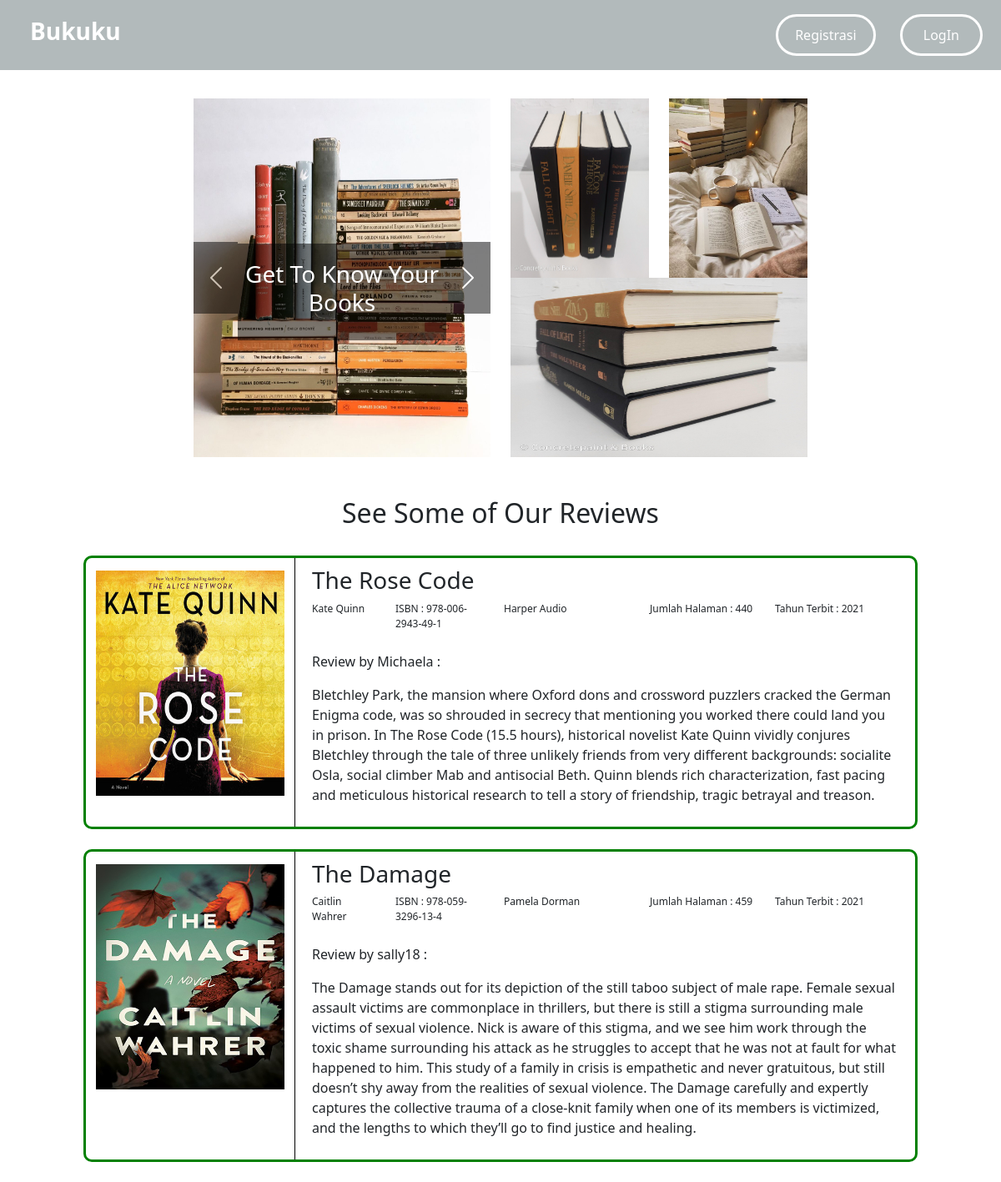
The page /Home1.php on the database its author committed.
### tables this page shows
CREATE TABLE `data_review` (
  `id` int(11) NOT NULL,
  `judulBuku` varchar(100) NOT NULL,
  `namaPengarang` varchar(100) NOT NULL,
  `ISBN` varchar(20) NOT NULL,
  `namaPenerbit` varchar(100) NOT NULL,
  `jumlahHalaman` int(100) NOT NULL,
  `tahunTerbit` int(100) NOT NULL,
  `user` varchar(100) NOT NULL,
  `Komentar` varchar(1000) NOT NULL,
  `Gambar` varchar(100) NOT NULL
);

### Home1.php (the view, shortened to what this page needs)
<?php
    include("fungsi.php");
    $hasil = mysqli_query($koneksi, "SELECT * FROM data_review");
    $rows=[];
    while($row = mysqli_fetch_assoc($hasil)){
        $rows[]=$row;
    }
?>
<!doctype html>
<html>
    <head>
        <link href="https://cdn.jsdelivr.net/npm/bootstrap@5.0.1/dist/css/bootstrap.min.css" rel="stylesheet">
    </head>
    <body>
        <nav class="navbar" style="background-color:#B2BABB; color:white;">
        <div class="container-fluid">
            <span class="navbar-brand mx-4 my-2"><h3><b>Bukuku</b></h3></span>
            <span class="" style="">
                <button type="button" onclick="location.href = 'Registrasi.php'" style="background-color:transparent;border:3px solid white;padding:10px 20px;margin-right:25px;border-radius:30px;color:white">Registrasi</button>
                <button type="button" onclick="location.href = 'Login.php'" style="background-color:transparent;border:3px solid white;padding:10px 25px;margin-right:10px;border-radius:30px;color: white">LogIn</button>
            </span>
        </div>
        </nav>
        <br>
        <div class="container" style="margin-top:10px;">
            <div class="row justify-content-center">
                <div class="col-4">
                    <div id="carouselExampleControlsNoTouching" class="carousel slide" data-bs-touch="false" data-bs-interval="false">
                      <div class="carousel-inner">
                        <div class="carousel-item active">
                          <img src="temp/gambar1.jpg" class="d-block" style="height:430px;width:100%">
                            <div class="carousel-caption d-none d-md-block" style="background-color:rgba(0, 0, 0, 0.5);bottom:140px;">
                                <h3>Get To Know Your Books</h3>
                            </div>
                        </div>
                      </div>
                      <button class="carousel-control-prev" type="button" data-bs-target="#carouselExampleControlsNoTouching" data-bs-slide="prev" style="background-color:black;height:20%;top:40%">
                        <span class="carousel-control-prev-icon" aria-hidden="true"></span>
                      </button>
                      <button class="carousel-control-next" type="button" data-bs-target="#carouselExampleControlsNoTouching" data-bs-slide="next" style="background-color:black;height:20%;top:40%">
                        <span class="carousel-control-next-icon" aria-hidden="true"></span>
                      </button>
                    </div>
                </div>
                <div class="col-4">
                    <div class="row">
                        <div class="col">
                        <img src="temp/gambar6.jpg" style="height:215px;width:100%;">
                        </div>
                        <div class="col">
                        <img src="temp/gambar5.png" style="height:215px;width:100%;">
                        </div>
                    </div>
                    <div class="row">
                         <img src="temp/gambar4.jpg" style="height:215px">
                    </div>
                </div>
            </div>
        </div>
        <br>
        <br>
        <h2 style="text-align:center;">See Some of Our Reviews</h2>
        <br>
        <?php foreach($rows as $data) : ?>
        <div class="container" style="max-width:1000px;border:3px solid green;border-radius:10px;">
            <div class="row">
                <div class="col" style="max-width:250px">
                    <img src="image/<?php echo $data["Gambar"];?>" style="height:300px;width:100%;padding:15px 0px;">
                </div>
                <div class="col" style="padding:10px 20px;max-width:750px;border-left:1px solid black">
                    <div class="row">
                        <h3><?php echo $data["judulBuku"];?></h3>
                    </div>
                    <div class="row">
                        <div class="container" style="">
                            <div class="row">
                                <div class="col" style="max-width:100px;font-size:12px"><?php echo $data["namaPengarang"];?></div>
                                <div class="col" style="max-width:130px;font-size:12px">ISBN : <?php echo $data["ISBN"];?> </div>
                                <div class="col" style="max-width:175px;font-size:12px"><?php echo $data["namaPenerbit"];?></div>
                                <div class="col" style="max-width:150px;font-size:12px">Jumlah Halaman : <?php echo $data["jumlahHalaman"];?> </div>
                                <div class="col" style="red;max-width:150px;font-size:12px">Tahun Terbit : <?php echo $data["tahunTerbit"];?> </div>
                            </div>
                        </div>
                    </div>
                    <br>
                    <div class="row">
                        <p>Review by <?php echo $data["user"]?> :</p>
                    </div>
                    <div class="row">
                        <p style="  word-wrap: break-word;"><?php echo $data["Komentar"];?></p>
                    </div>
                </div>
            </div>
        </div>
        <br>
        <?php endforeach; ?>
    </body>
</html>

### rows shown on the page
data_review: Gambar (picture), judulBuku "The Rose Code", namaPengarang "Kate Quinn", ISBN "978-006-2943-49-1", namaPenerbit "Harper Audio", jumlahHalaman "440", tahunTerbit "2021", user "Michaela", Komentar "Bletchley Park, the mansion where Oxford dons and crossword puzzlers cracked the German Enigma code, was so shrouded in secrecy that mentioning you worked there could land you in prison. In The Rose Code (15.5 hours), historical novelist Kate Quinn vividly conjures Bletchley through the tale of three unlikely friends from very different backgrounds: socialite Osla, social climber Mab and antisocial Beth. Quinn blends rich characterization, fast pacing and meticulous historical research to tell a story of friendship, tragic betrayal and treason."
data_review: Gambar (picture), judulBuku "The Damage", namaPengarang "Caitlin Wahrer", ISBN "978-059-3296-13-4", namaPenerbit "Pamela Dorman", jumlahHalaman "459", tahunTerbit "2021", user "sally18", Komentar "The Damage stands out for its depiction of the still taboo subject of male rape. Female sexual assault victims are commonplace in thrillers, but there is still a stigma surrounding male victims of sexual violence. Nick is aware of this stigma, and we see him work through the toxic shame surrounding his attack as he struggles to accept that he was not at fault for what happened to him. This study of a family in crisis is empathetic and never gratuitous, but still doesn’t shy away from the realities of sexual violence. The Damage carefully and expertly captures the collective trauma of a close-knit family when one of its members is victimized, and the lengths to which they’ll go to find…"
